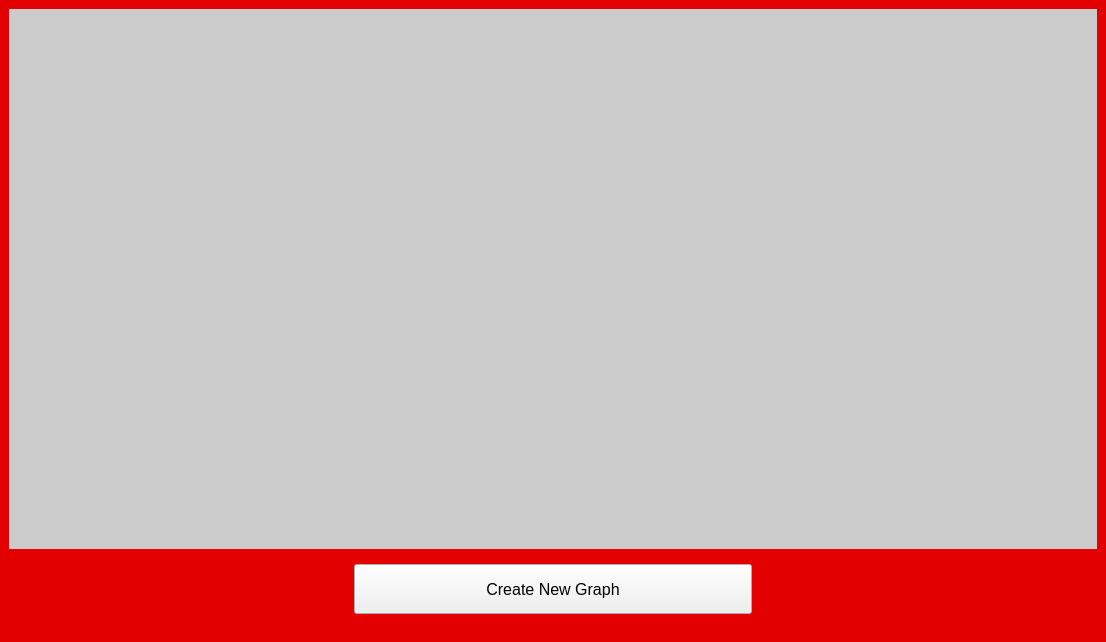
<?xml version="1.0" encoding="UTF-8"?>
<ui version="4.0">
 <class>MainWindow</class>
 <widget class="QMainWindow" name="MainWindow">
  <property name="geometry">
   <rect>
    <x>0</x>
    <y>0</y>
    <width>1106</width>
    <height>642</height>
   </rect>
  </property>
  <property name="windowTitle">
   <string>MainWindow</string>
  </property>
  <widget class="QWidget" name="centralwidget">
   <property name="styleSheet">
    <string notr="true">QWidget#centralwidget{
	background-color: rgb(226, 0, 0);
}</string>
   </property>
   <layout class="QVBoxLayout" name="verticalLayout">
    <item>
     <widget class="QFrame" name="graphFrame">
      <property name="sizePolicy">
       <sizepolicy hsizetype="Preferred" vsizetype="Expanding">
        <horstretch>0</horstretch>
        <verstretch>0</verstretch>
       </sizepolicy>
      </property>
      <property name="styleSheet">
       <string notr="true">QWidget#graphFrame{
	
	background-color: rgb(203, 203, 203);
}</string>
      </property>
      <property name="frameShape">
       <enum>QFrame::NoFrame</enum>
      </property>
      <property name="frameShadow">
       <enum>QFrame::Raised</enum>
      </property>
      <layout class="QGridLayout" name="gridLayout">
       <item row="0" column="0">
        <spacer name="horizontalSpacer_3">
         <property name="orientation">
          <enum>Qt::Horizontal</enum>
         </property>
         <property name="sizeHint" stdset="0">
          <size>
           <width>40</width>
           <height>20</height>
          </size>
         </property>
        </spacer>
       </item>
       <item row="0" column="1">
        <widget class="QPushButton" name="popup">
         <property name="sizePolicy">
          <sizepolicy hsizetype="Fixed" vsizetype="Fixed">
           <horstretch>0</horstretch>
           <verstretch>0</verstretch>
          </sizepolicy>
         </property>
         <property name="minimumSize">
          <size>
           <width>50</width>
           <height>50</height>
          </size>
         </property>
         <property name="styleSheet">
          <string notr="true">QPushButton {
    border-image: url(:/main/popupicon.png);
    border-radius: 8px;  /* Rounded corners */
}

QPushButton:hover {
    border-image: url(:/main/popupiconclk.png);
	background-color: rgb(255, 255, 0);
    border-radius: 8px;  /* Rounded corners */
}

QPushButton:pressed {
    border-image: url(:/main/popupiconclk.png);
	background-color: none;
    border-radius: 8px;  /* Rounded corners */
}</string>
         </property>
         <property name="text">
          <string/>
         </property>
        </widget>
       </item>
       <item row="1" column="1">
        <spacer name="verticalSpacer_2">
         <property name="orientation">
          <enum>Qt::Vertical</enum>
         </property>
         <property name="sizeType">
          <enum>QSizePolicy::Expanding</enum>
         </property>
         <property name="sizeHint" stdset="0">
          <size>
           <width>20</width>
           <height>40</height>
          </size>
         </property>
        </spacer>
       </item>
      </layout>
     </widget>
    </item>
    <item>
     <widget class="QFrame" name="frame_3">
      <property name="sizePolicy">
       <sizepolicy hsizetype="Preferred" vsizetype="Minimum">
        <horstretch>0</horstretch>
        <verstretch>0</verstretch>
       </sizepolicy>
      </property>
      <property name="frameShape">
       <enum>QFrame::NoFrame</enum>
      </property>
      <property name="frameShadow">
       <enum>QFrame::Raised</enum>
      </property>
      <layout class="QHBoxLayout" name="horizontalLayout">
       <item>
        <spacer name="horizontalSpacer">
         <property name="orientation">
          <enum>Qt::Horizontal</enum>
         </property>
         <property name="sizeType">
          <enum>QSizePolicy::Minimum</enum>
         </property>
         <property name="sizeHint" stdset="0">
          <size>
           <width>336</width>
           <height>20</height>
          </size>
         </property>
        </spacer>
       </item>
       <item>
        <widget class="QPushButton" name="newGraph">
         <property name="sizePolicy">
          <sizepolicy hsizetype="Preferred" vsizetype="Fixed">
           <horstretch>0</horstretch>
           <verstretch>0</verstretch>
          </sizepolicy>
         </property>
         <property name="minimumSize">
          <size>
           <width>0</width>
           <height>50</height>
          </size>
         </property>
         <property name="font">
          <font>
           <pointsize>12</pointsize>
          </font>
         </property>
         <property name="text">
          <string>Create New Graph</string>
         </property>
        </widget>
       </item>
       <item>
        <spacer name="horizontalSpacer_2">
         <property name="orientation">
          <enum>Qt::Horizontal</enum>
         </property>
         <property name="sizeType">
          <enum>QSizePolicy::Minimum</enum>
         </property>
         <property name="sizeHint" stdset="0">
          <size>
           <width>336</width>
           <height>20</height>
          </size>
         </property>
        </spacer>
       </item>
      </layout>
     </widget>
    </item>
    <item>
     <spacer name="verticalSpacer">
      <property name="orientation">
       <enum>Qt::Vertical</enum>
      </property>
      <property name="sizeType">
       <enum>QSizePolicy::Fixed</enum>
      </property>
      <property name="sizeHint" stdset="0">
       <size>
        <width>20</width>
        <height>10</height>
       </size>
      </property>
     </spacer>
    </item>
   </layout>
  </widget>
 </widget>
 <resources>
  <include location="../asset/resources.qrc"/>
 </resources>
 <connections/>
</ui>
